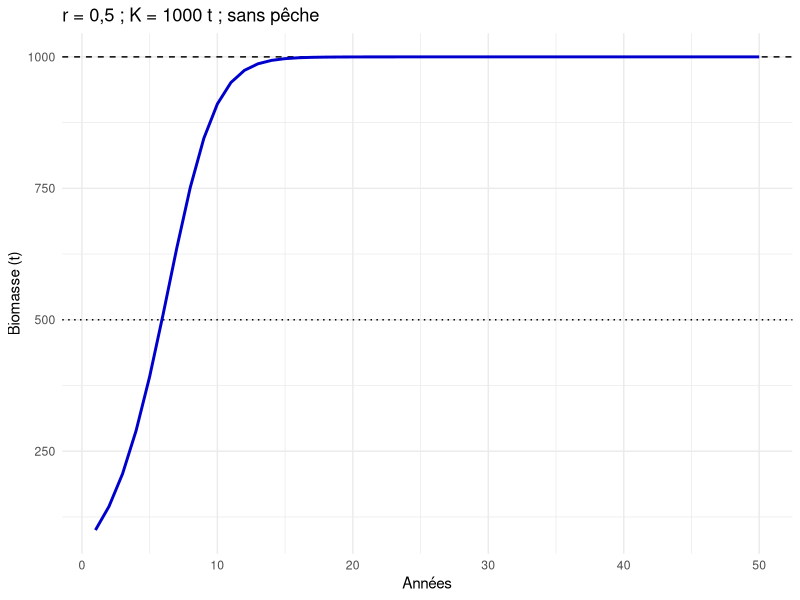
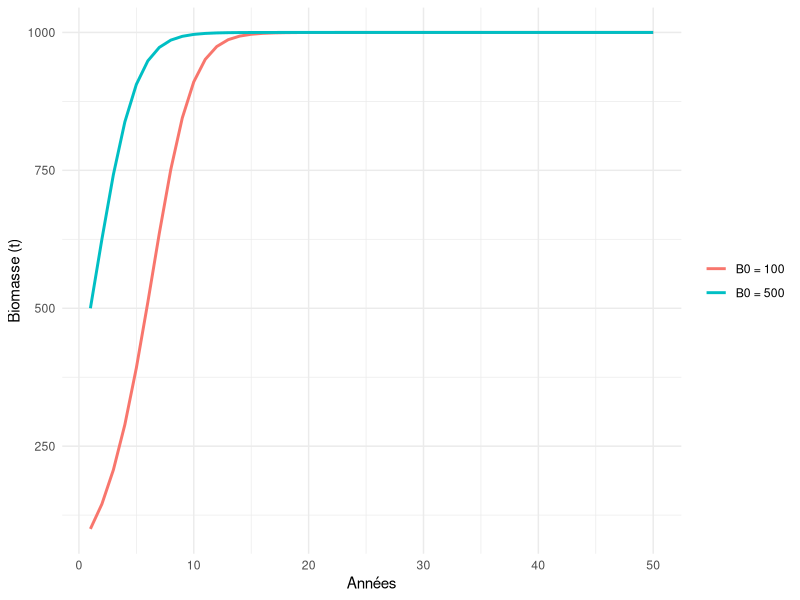
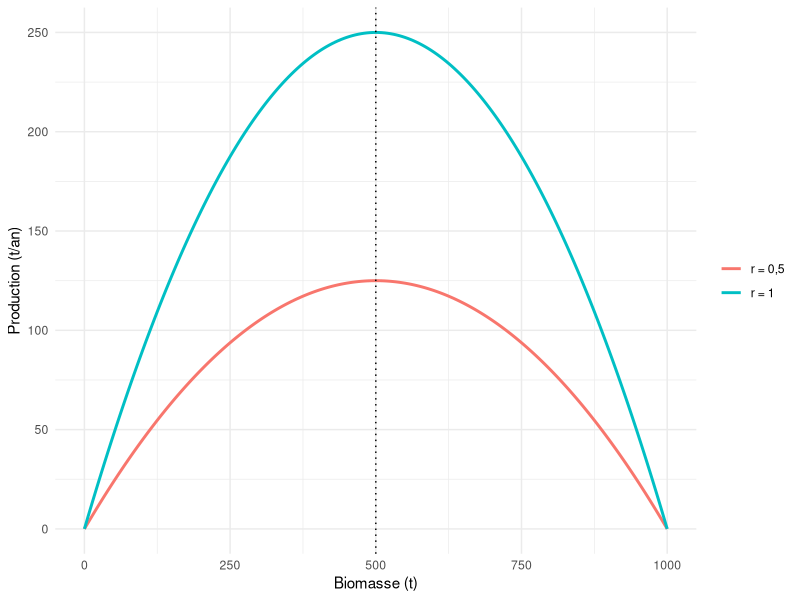
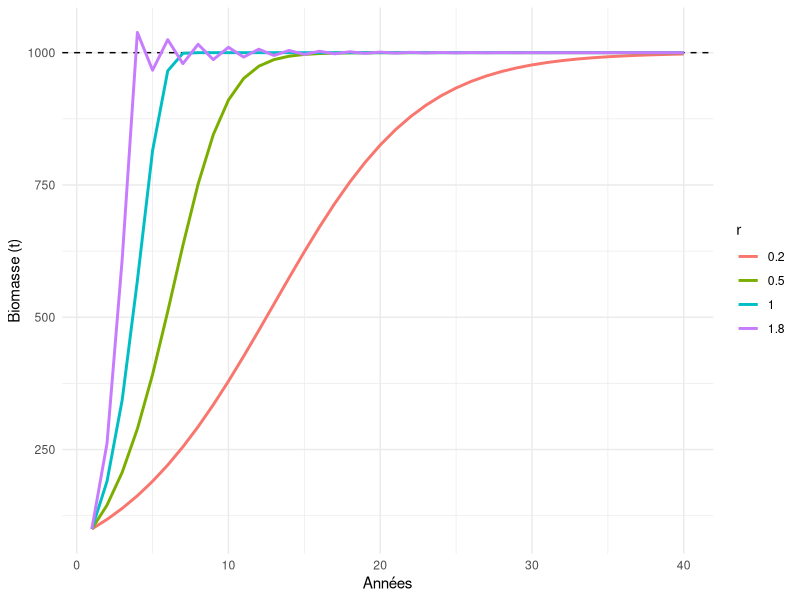
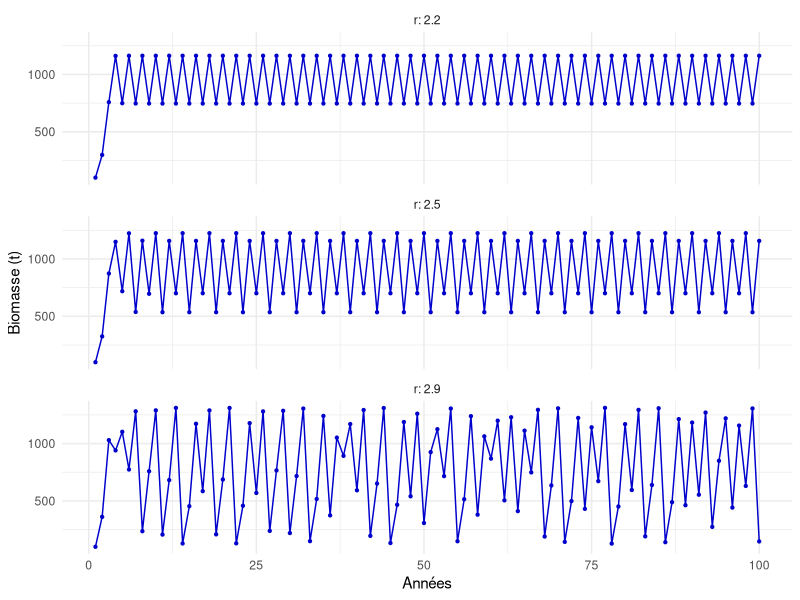
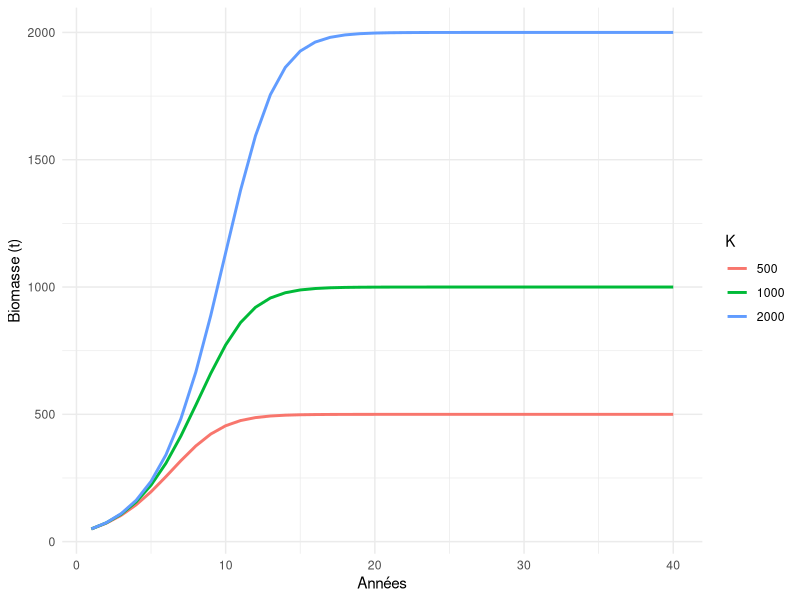
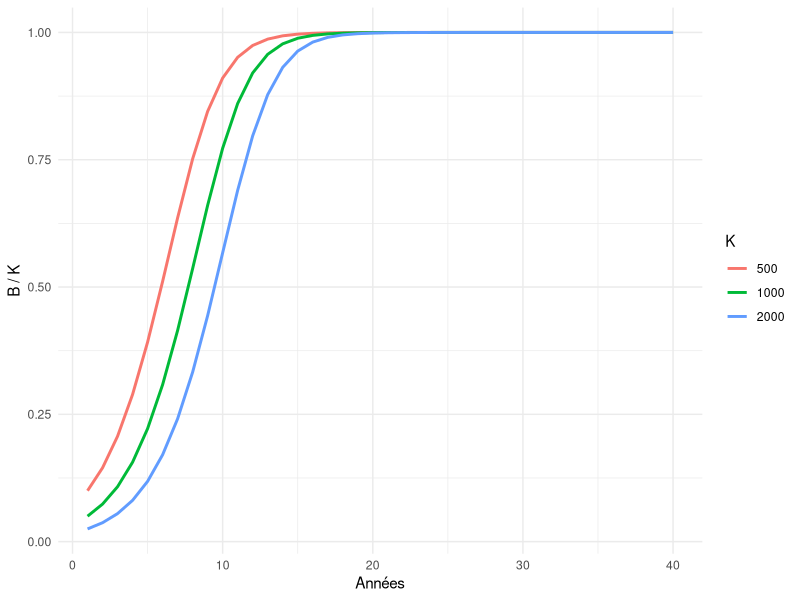
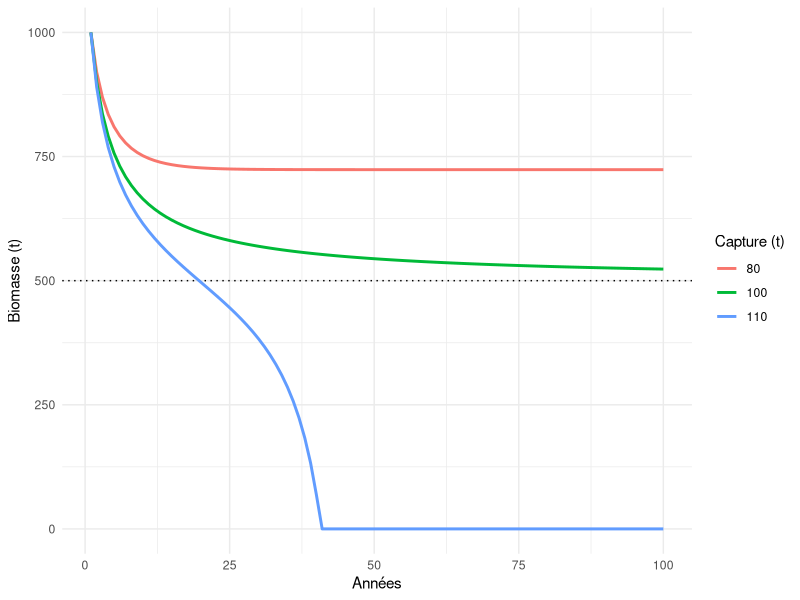

The R source for these figures, in order:
## ---- chunk 1
#| label: packages
if (!requireNamespace("ggplot2", quietly = TRUE)) {
    install.packages("ggplot2")
}
library(ggplot2)
## ---- chunk 2
#| label: main
10 + 0.2 * 10 * (1 - 10 / 100) - 1
## ---- chunk 3
#| label: avous-main
# votre code ici
#Question 1
10 + 0.5 * 10 * (1 - 10 / 100) - 1
10 + 0.5 * 10 * (1 - 10 / 10) - 1
#Question 2
#Annee 1 : 6.8
10 + 0.2 * 10 * (1 - 10 / 100) - 5
#ANNEE 2: 3.06752
6.8+ 0.2 * 6.8 * (1 - 6.8 / 100) - 5
#ANNEE 3: 3.06752
3.06752+ 0.2 * 3.06752 * (1 - 3.06752 / 100) - 5


## ---- chunk 4
#| label: def-fonction
biomasse_suivante <- function(B, r, K, C = 0) {
    max(B + r * B * (1 - B / K) - C, 0)
}
## ---- chunk 5
#| label: def-main
# votre code ici

## ---- chunk 6
#| label: simuler
# on rappelle la fonction biomasse_suivante pour des histoires de non confusion
biomasse_suivante <- function(B, r, K, C = 0) {
    max(B + r * B * (1 - B / K) - C, 0)
}
simuler <- function(B0, r, K, C = 0, n = 50) {
    B <- numeric(n)
    B[1] <- B0
    for (t in 1:(n - 1)) {
        B[t + 1] <- biomasse_suivante(B[t], r, K, C)
    }
    data.frame(annee = 1:n, B = B, r = r, K = K, C = C)
}

traj <- simuler(B0 = 100, r = 0.5, K = 1000)
ggplot(traj, aes(annee, B)) +
    geom_hline(yintercept = c(500, 1000), linetype = c("dotted", "dashed")) +
    geom_line(colour = "blue3", linewidth = 1) +
    labs(x = "Années", y = "Biomasse (t)", title = "r = 0,5 ; K = 1000 t ; sans pêche") +
    theme_minimal()
## ---- chunk 7
#| label: exemple-rbind
s1 <- simuler(B0 = 100, r = 0.5, K = 1000)
s2 <- simuler(B0 = 500, r = 0.5, K = 1000)
deux <- rbind(s1, s2) # empile les deux tableaux
deux$depart <- factor(rep(c("B0 = 100", "B0 = 500"), each = 50))
ggplot(deux, aes(annee, B, colour = depart)) +
    geom_line(linewidth = 1) +
    labs(x = "Années", y = "Biomasse (t)", colour = NULL) +
    theme_minimal()
## ---- chunk 8
#| label: avous-production
# votre code ici
## ---- chunk 9
#| label: solution-production
B <- seq(0, 1000, by = 5)
prod <- rbind(
    data.frame(B = B, P = 0.5 * B * (1 - B / 1000), r = "r = 0,5"),
    data.frame(B = B, P = 1.0 * B * (1 - B / 1000), r = "r = 1")
)
ggplot(prod, aes(B, P, colour = r)) +
    geom_line(linewidth = 1) +
    geom_vline(xintercept = 500, linetype = "dotted") +
    labs(x = "Biomasse (t)", y = "Production (t/an)", colour = NULL) +
    theme_minimal()

p05 <- prod[prod$r == "r = 0,5", ]
p05[which.max(p05$P), ] # B = 500 = K/2 ; P = 125 = rK/4
## ---- chunk 10
#| label: avous-r
# votre code ici

## ---- chunk 11
#| label: solution-r
t1 <- simuler(100, r = 0.2, K = 1000, n = 40)
t2 <- simuler(100, r = 0.5, K = 1000, n = 40)
t3 <- simuler(100, r = 1, K = 1000, n = 40)
t4 <- simuler(100, r = 1.8, K = 1000, n = 40)
trajs <- rbind(t1, t2, t3, t4)
ggplot(trajs, aes(annee, B, colour = factor(r))) +
    geom_hline(yintercept = 1000, linetype = "dashed") +
    geom_line(linewidth = 1) +
    labs(x = "Années", y = "Biomasse (t)", colour = "r") +
    theme_minimal()

# première année où l'on atteint 95 % de K (950 t)
which(t1$B >= 950)[1]
which(t2$B >= 950)[1]
which(t3$B >= 950)[1]
which(t4$B >= 950)[1]
## ---- chunk 12
#| label: avous-chaos
# votre code ici

## ---- chunk 13
#| label: solution-chaos
c1 <- simuler(100, r = 2.2, K = 1000, n = 100)
c2 <- simuler(100, r = 2.5, K = 1000, n = 100)
c3 <- simuler(100, r = 2.9, K = 1000, n = 100)
trajs <- rbind(c1, c2, c3)
ggplot(trajs, aes(annee, B)) +
    geom_line(colour = "blue3") +
    geom_point(colour = "blue3", size = 0.8) +
    facet_wrap(~r, ncol = 1, labeller = label_both) +
    labs(x = "Années", y = "Biomasse (t)") +
    theme_minimal()

# nombre de valeurs distinctes pendant les 50 dernières années
length(unique(round(tail(c1$B, 50))))
length(unique(round(tail(c2$B, 50))))
length(unique(round(tail(c3$B, 50))))
## ---- chunk 14
#| label: avous-K
# votre code ici

## ---- chunk 15
#| label: solution-K
k1 <- simuler(50, r = 0.5, K = 500, n = 40)
k2 <- simuler(50, r = 0.5, K = 1000, n = 40)
k3 <- simuler(50, r = 0.5, K = 2000, n = 40)
trajs <- rbind(k1, k2, k3)
ggplot(trajs, aes(annee, B, colour = factor(K))) +
    geom_line(linewidth = 1) +
    labs(x = "Années", y = "Biomasse (t)", colour = "K") +
    theme_minimal()
ggplot(trajs, aes(annee, B / K, colour = factor(K))) +
    geom_line(linewidth = 1) +
    labs(x = "Années", y = "B / K", colour = "K") +
    theme_minimal()
## ---- chunk 16
#| label: avous-captures
# votre code ici

## ---- chunk 17
#| label: solution-captures
# 1. trois niveaux de capture
p1 <- simuler(1000, r = 0.4, K = 1000, C = 80, n = 100)
p2 <- simuler(1000, r = 0.4, K = 1000, C = 100, n = 100)
p3 <- simuler(1000, r = 0.4, K = 1000, C = 110, n = 100)
trajs <- rbind(p1, p2, p3)
ggplot(trajs, aes(annee, B, colour = factor(C))) +
    geom_hline(yintercept = 500, linetype = "dotted") +
    geom_line(linewidth = 1) +
    labs(x = "Années", y = "Biomasse (t)", colour = "Capture (t)") +
    theme_minimal()

# 2. biomasse finale après 300 ans pour trois captures
tail(simuler(1000, r = 0.4, K = 1000, C = 99, n = 300)$B, 1)
tail(simuler(1000, r = 0.4, K = 1000, C = 100, n = 300)$B, 1)
tail(simuler(1000, r = 0.4, K = 1000, C = 101, n = 300)$B, 1)

# 3. même capture, stock de départ plus faible
tail(simuler(300, 0.4, 1000, C = 80, n = 200)$B, 1)
tail(simuler(250, 0.4, 1000, C = 80, n = 200)$B, 1)
# biomasses où la production vaut 80 t : solutions de 0.4 B (1 - B/1000) = 80
ecart <- sqrt(1 - 4 * 80 / (0.4 * 1000))
500 * (1 - ecart) # équilibre instable, environ 276 t
500 * (1 + ecart) # équilibre stable, environ 724 t
# vérification : la production vaut bien 80 t en ces points
0.4 * 276 * (1 - 276 / 1000)
## ---- chunk 18
#| label: session
sessionInfo()
